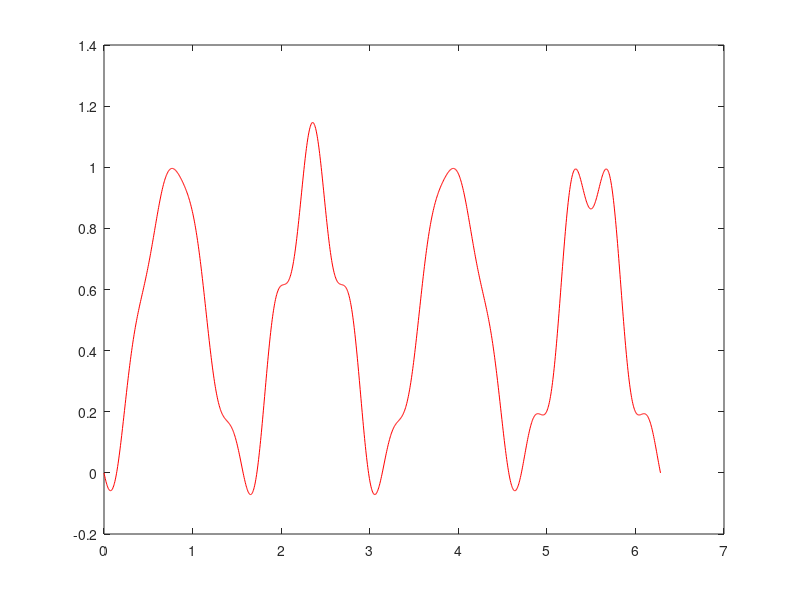
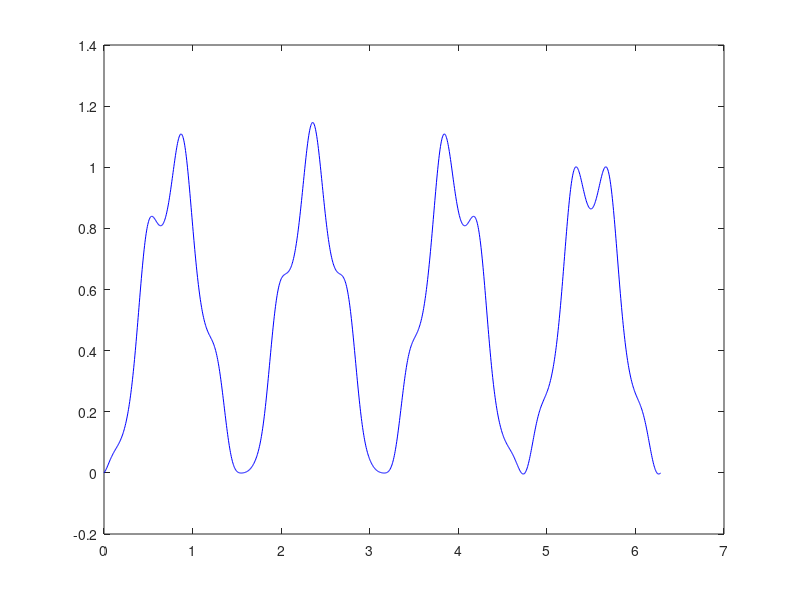

MATLAB code to generate these figures, in order:
clear allclcfunction f1=f(x);  f1=sin(2*x)+0.1*sin(15*x);endfunctionfunction f1=g(x);  f1=sin(2*x)+0.1*cos(15*x);endfunctionfunction re=remove_boundry_s(x)  L=size(x)(2);  re=x(1,1:L-1);endfunctionfunction re=get_real_func(x)   re1=real(x)   im1=imag(x)   axisx=linspace(0,2*pi,1387)   k=[[0:1:15],[0],[-15:1:-1]]   re=re1(1,1)*cos(k(1,1)*axisx)-im1(1,1)*sin(k(1,1)*axisx)   for j= 2:32     re=re+re1(1,j)*cos(k(1,j)*axisx)-im1(1,j)*sin(k(1,j)*axisx)   endfor   re=re/32endfunctionaxisx=linspace(0,2*pi,1387)n32=linspace(0,2*pi,33);x32=remove_boundry_s(n32);yf=f(x32)yg=g(x32)func1=get_real_func(fft(yf.*yg))real_func=f(axisx).*g(axisx)figure(1)plot(axisx,func1,"r")figure(2)plot(axisx,real_func,"b")